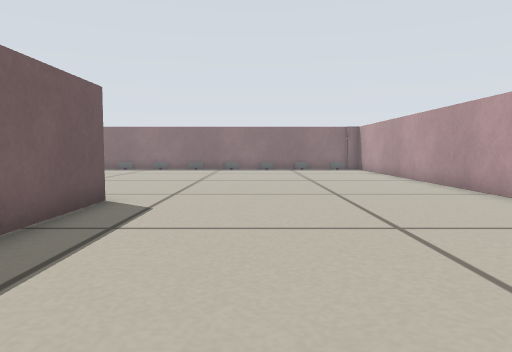
View 1 (above)

22 first-person views from a walk through a world built for the Player/Stage simulator. The camera is 0.27 m above the floor, tilts 4° down and sees 70° across. The lines on the ground mark 1 m squares. The floor is counted in squares, 0.25 m on a side. Each view is taken from the middle of a square. On the plan, view 1 faces up. The plan holds only what a view shows up to about 14 squares ahead; the rest is blank. Robots are left out.

View 2
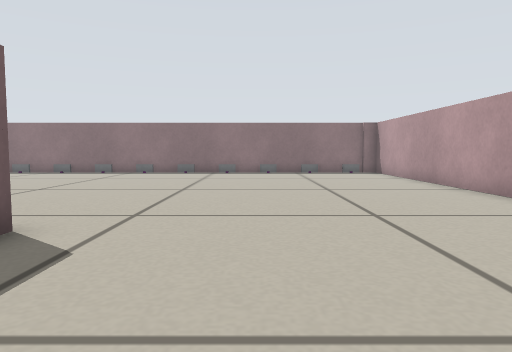

View 3
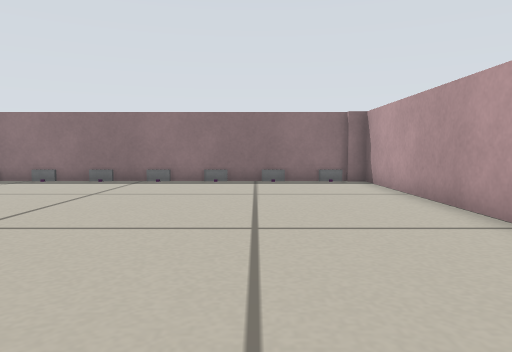

View 4
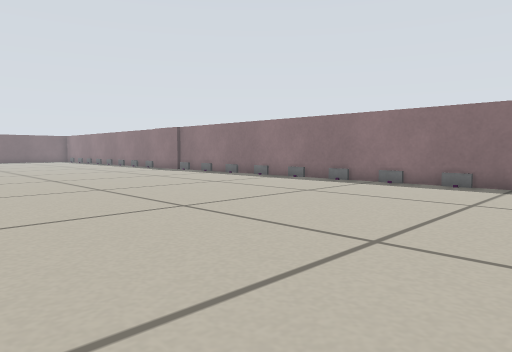

View 5
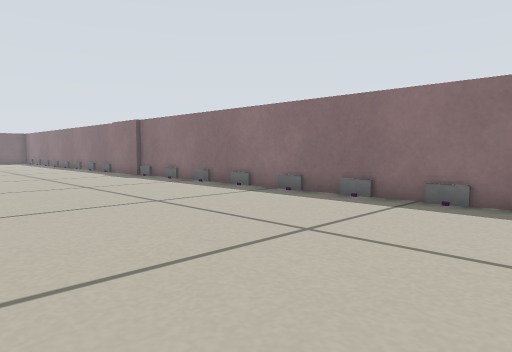

View 6
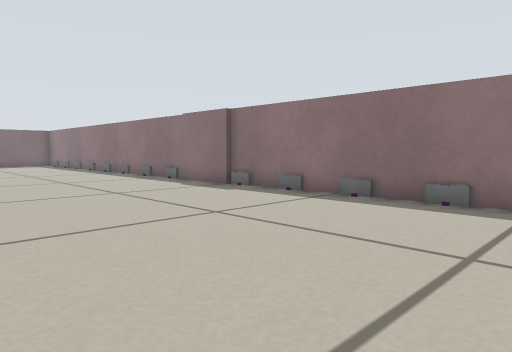

View 7
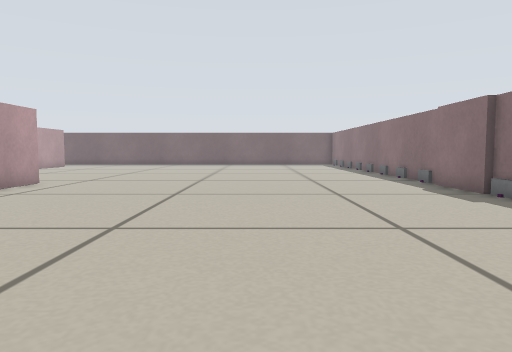

View 8
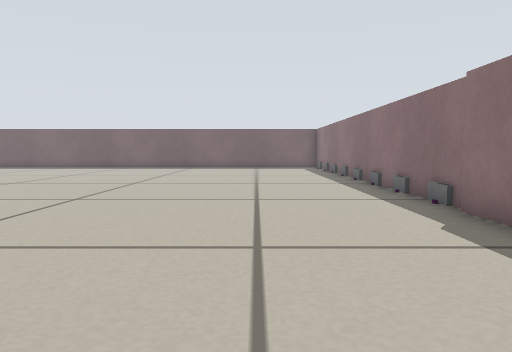

View 9
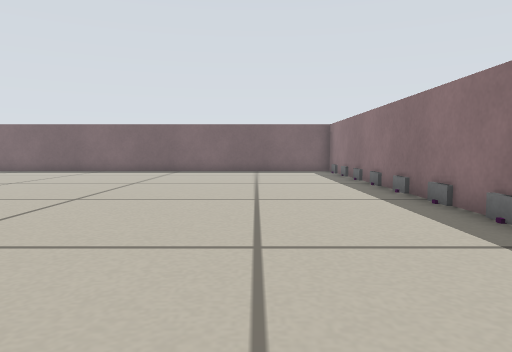

View 10
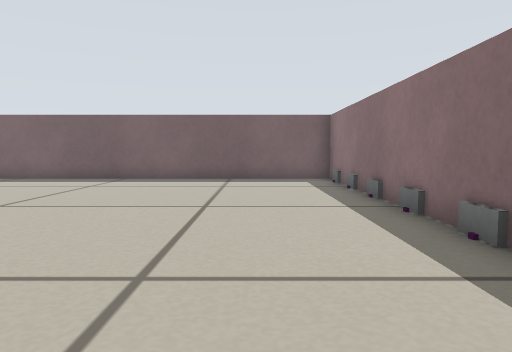

View 11
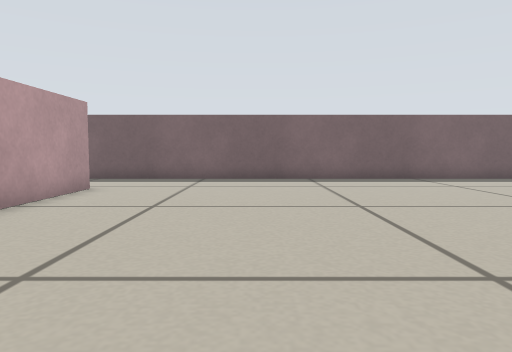

View 12
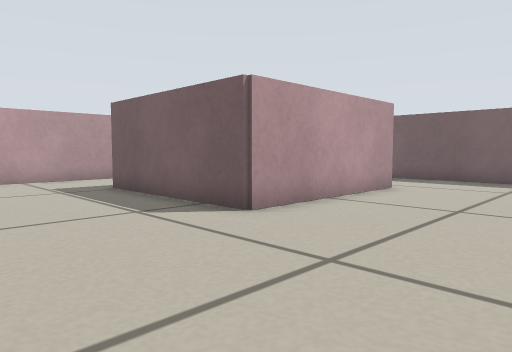

View 13
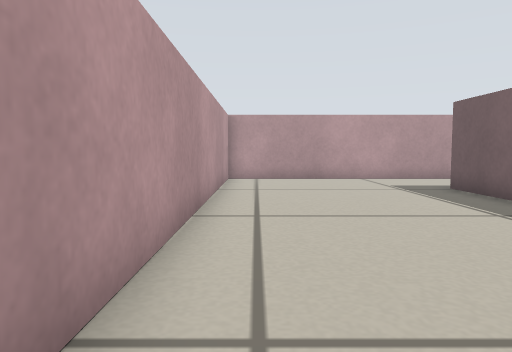

View 14
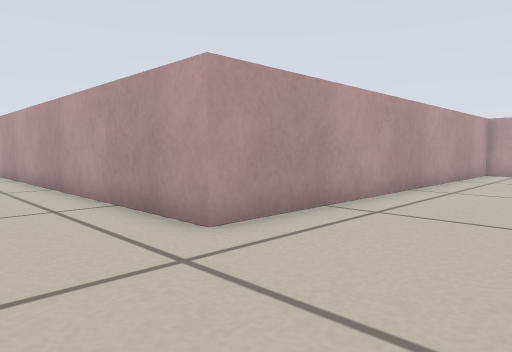

View 15
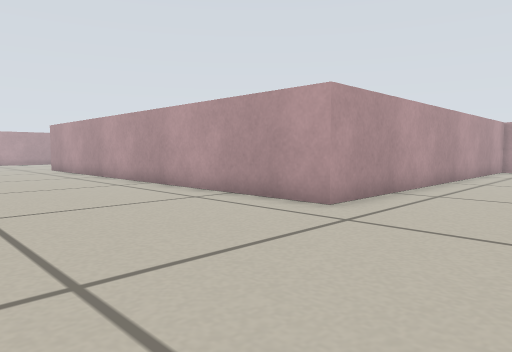

View 16
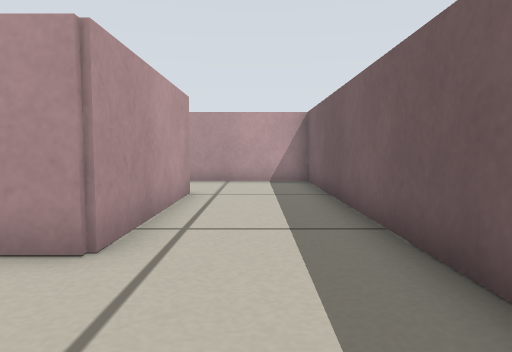

View 17
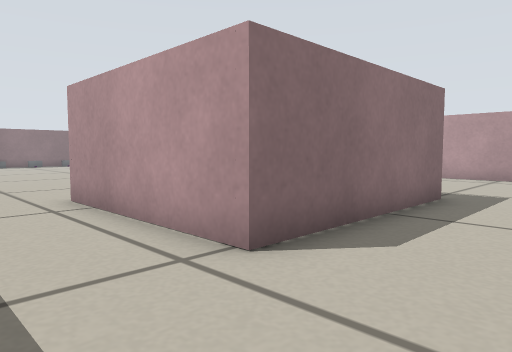

View 18
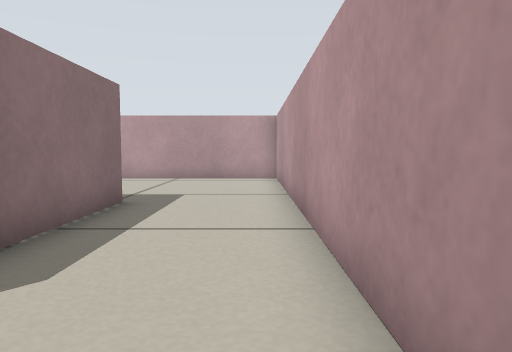

View 19
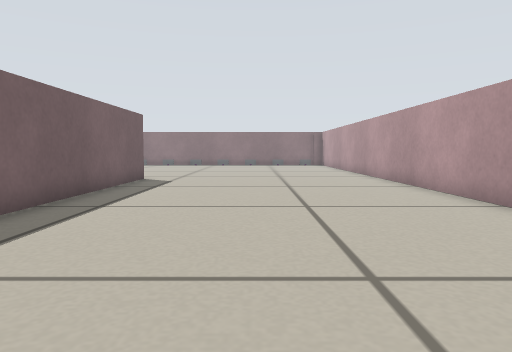

View 20
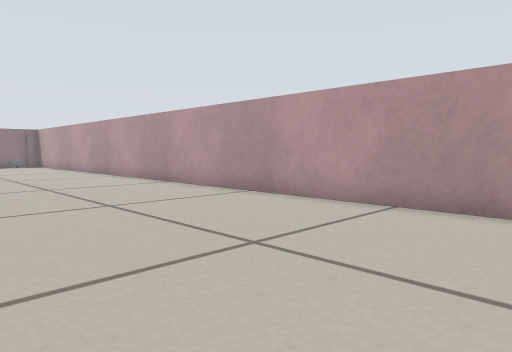

View 21
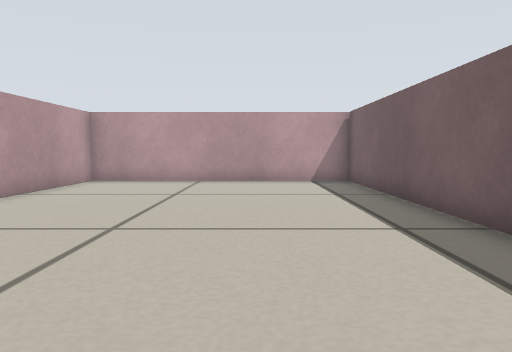

View 22
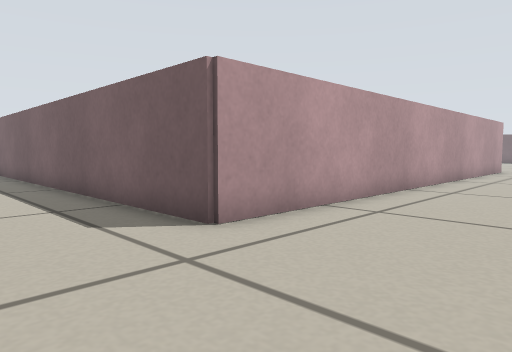

### Floor plan
Points are (right, up) in squares from view 1. A wall is a line through its corners. A room is listed if a view was taken in it or the views show most of it. See-through windows are left out.
Room 1 (views 1, 2, 3, 4, 5, 6, 7, 8, 9, 10, 11, 12, 13, 14, 15, 16, 17, 18, 19, 20, 21, 22)
walls: (-17.9, 20.6) (-20.4, 20.6); (-21.4, 20.8) (-36.8, 20.8) (-36.8, -6.8) (-21, -6.8) (-21, 7.9) (-3.2, 7.9) (-3.2, -6.8) (5.8, -6.8) (5.8, 20.6); (-27.5, 2.3) (-27.5, -3.2) (-33.3, -3.2) (-33.3, 2.3) (-27.5, 2.3); (4.5, 20.8) (-18, 20.8)
objects: other object (-35, 21); grey box (-33, 21); grey box (-31, 21); grey box (-29, 21); grey box (-27, 21); grey box (-25, 21); grey box (-23, 21); grey box (-21, 21); grey box (-17, 21); grey box (-15, 21); grey box (-13, 21); grey box (-11, 21); grey box (-9, 21); grey box (-7, 21); grey box (-5, 21); grey box (-3, 21); grey box (-1, 21); grey box (1, 21); grey box (3, 21); grey box (5, 21)

Where each view was taken, in squares from view 1:
view 1: 0 up, 0 right, facing up
view 2: 3 up, 0 right, facing up
view 3: 8 up, 2 right, facing up
view 4: 9 up, 0 right, facing up-left
view 5: 13 up, 3 left, facing up-left
view 6: 13 up, 9 left, facing up-left
view 7: 15 up, 9 left, facing left
view 8: 17 up, 14 left, facing left
view 9: 17 up, 18 left, facing left
view 10: 18 up, 23 left, facing left
view 11: 7 up, 23 left, facing left
view 12: 7 up, 23 left, facing down-left
view 13: 7 up, 22 left, facing down
view 14: 11 up, 25 left, facing down-right
view 15: 14 up, 25 left, facing down-right
view 16: 6 up, 35 left, facing down
view 17: 6 down, 36 left, facing up-right
view 18: 6 down, 35 left, facing right
view 19: 6 down, 1 right, facing up
view 20: 6 down, 1 left, facing up-right
view 21: 6 up, 0 right, facing down
view 22: 12 up, 0 right, facing down-left
